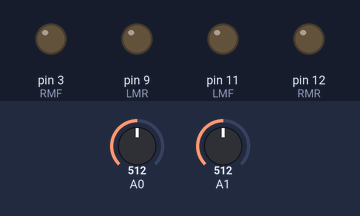
Simulated run of this sketch. Board: Arduino Uno, built with avr-gcc and run on an emulated ATmega328P. Shown: output pins drawn as LEDs (lit = HIGH). Inputs (shaded band) come from the test bench; at power-on: A0 = 512, A1 = 512.

Above: at 1.2 s.
1.3 s: A0 set to 716
At 2.0 s:
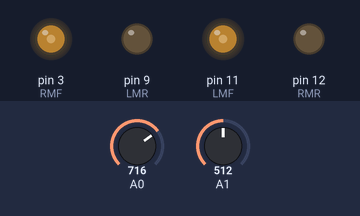
2.8 s: A1 set to 716
At 3.1 s:
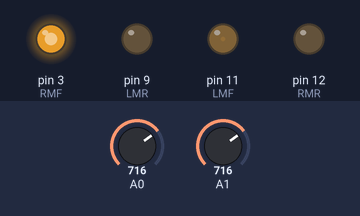
4.3 s: A0 set to 900
At 5.5 s:
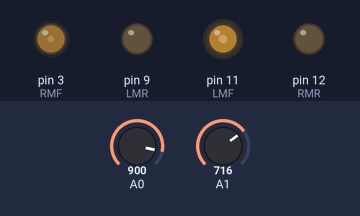
5.8 s: A1 set to 900
At 6.6 s:
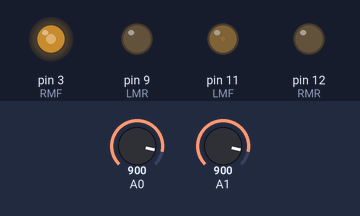
7.3 s: A1 set to 1023
At 7.8 s:
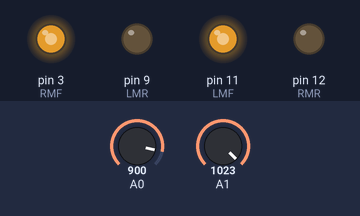
8.8 s: A0 set to 1013
At 10.0 s:
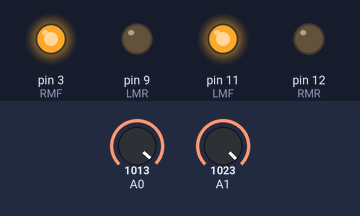
10.3 s: A0 set to 1022
Timing chart, 0 to 12.8 s (numbered marks = the images above; inputs shaded):
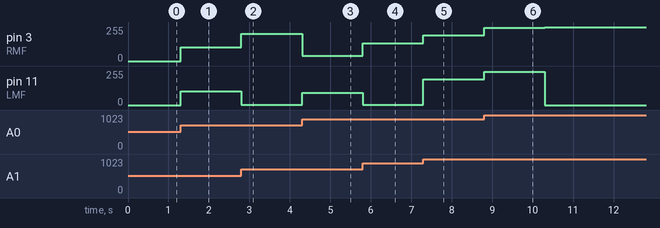

Measured:
- after the input at 1.3 s, pin 3 (RMF), pin 11 (LMF): 0/255 → 102/255 at once
- after the input at 2.8 s, pin 3 (RMF): 102/255 → 204/255 at once; pin 11 (LMF): 102/255 → 1/255 at once
- after the input at 4.3 s, pin 3 (RMF): 204/255 → 40/255 at once; pin 11 (LMF): 1/255 → 93/255 at once
- after the input at 5.8 s, pin 3 (RMF): 40/255 → 132/255 at once; pin 11 (LMF): 93/255 → 1/255 at once
- after the input at 7.3 s, pin 3 (RMF): 132/255 → 194/255 at once; pin 11 (LMF): 1/255 → 195/255 at once
- after the input at 8.8 s, pin 3 (RMF): 194/255 → 250/255 at once; pin 11 (LMF): 195/255 → 251/255 at once
- after the input at 10.3 s, pin 3 (RMF): 250/255 → 255/255 at once; pin 11 (LMF): 251/255 → 0/255 at once

The sketch:

two_motor_joystick_test.ino
```cpp
const byte LMF = 11;// PWM Left motor forward pin
const byte LMR = 9;// PWM Left motor Reverse pin
const byte RMF = 3;// PWM Right motor forward pin
const byte RMR = 12;// PWM Right motor reverse pin

void setup()
{
  //Serial.begin(115200);
  pinMode(LMF, OUTPUT);
  pinMode(RMF, OUTPUT);
  pinMode(LMR, OUTPUT);
  pinMode(RMR, OUTPUT);
}

void loop()
{
  move(analogRead(A0), analogRead(A1), 10, 10, false, false);
}

//FR = Forward/Reverse pot
//T = turning pot
//FRdead = deadzone for F/R pot
//Tdead = deadzone for turning pot
//FRflip = if the joystick is upside-down, user can flip it
//Tflip = if the joystick is upside-down, user can flip it
//type = Single_Joy or Duel_Joy

void move(int FR, int T, int FRdead, int Tdead, boolean FRflip, boolean Tflip)
{
  int DRV1, DRV2, STRL, STRR;

  if (FRflip)
    FR = 1023 - FR;

  if (Tflip)
    T = 1023 - T;

  if (T >= (511 + Tdead)) // Left
  {
    STRL = ((T-511) / 2) - 1;  // ((511 + Tdead) - T)/2;
    STRR = 255 - STRL;
  }
  else if (T <= (511 - Tdead)) // Right
  {
    STRR = (511-T) / 2;  // ...
    STRL = 255 - STRR;
  }
  else
  {
    STRR = 0;
    STRL = 0;
  }

  if (FR > (511 + FRdead))
    DRV1 = (FR - 512) / 2;
  else if (FR < (511 - FRdead))
    DRV2 = (512 - FR) / 2;

  if(FR > (511 + FRdead))//forwards
  {
    //Serial.println("Forward with turning");
    analogWrite(LMF, DRV1 - STRL);
    analogWrite(RMF, DRV1 - STRR);
    digitalWrite(LMR, LOW); // can be cut out if motor wires are pulled low
    digitalWrite(RMR, LOW); // can be cut out if motor wires are pulled low
  }
  else if(FR < (511 - FRdead))//backwards
  {
    //Serial.println("Reverse with turning");
    digitalWrite(LMF, LOW);// can be cut out if motor wires are pulled low
    digitalWrite(RMF, LOW);// can be cut out if motor wires are pulled low
    analogWrite(LMR, DRV2 - STRL);
    analogWrite(RMR, DRV2 - STRR);
  }
  else if((FR < (511 + FRdead) && FR > (511 - FRdead)) && T > (511 + Tdead))//left
  {
    //Serial.println("360 left");
    digitalWrite(LMR, LOW);
    analogWrite(RMR, STRR);
    analogWrite(LMF, STRR);
    digitalWrite(RMF, LOW);
  }
  else if((FR < (511 + FRdead) && FR > (511 - FRdead)) && T < (511 - Tdead))//right
  {
    //Serial.println("360 right");
    analogWrite(LMR, STRL);
    digitalWrite(RMR, LOW);
    digitalWrite(LMF, LOW);
    analogWrite(RMF, STRL);
  }
  else //full stop
  {
    digitalWrite(LMF, LOW);
    digitalWrite(RMF, LOW);
    digitalWrite(LMR, LOW);
    digitalWrite(RMR, LOW);
  }
}
```
